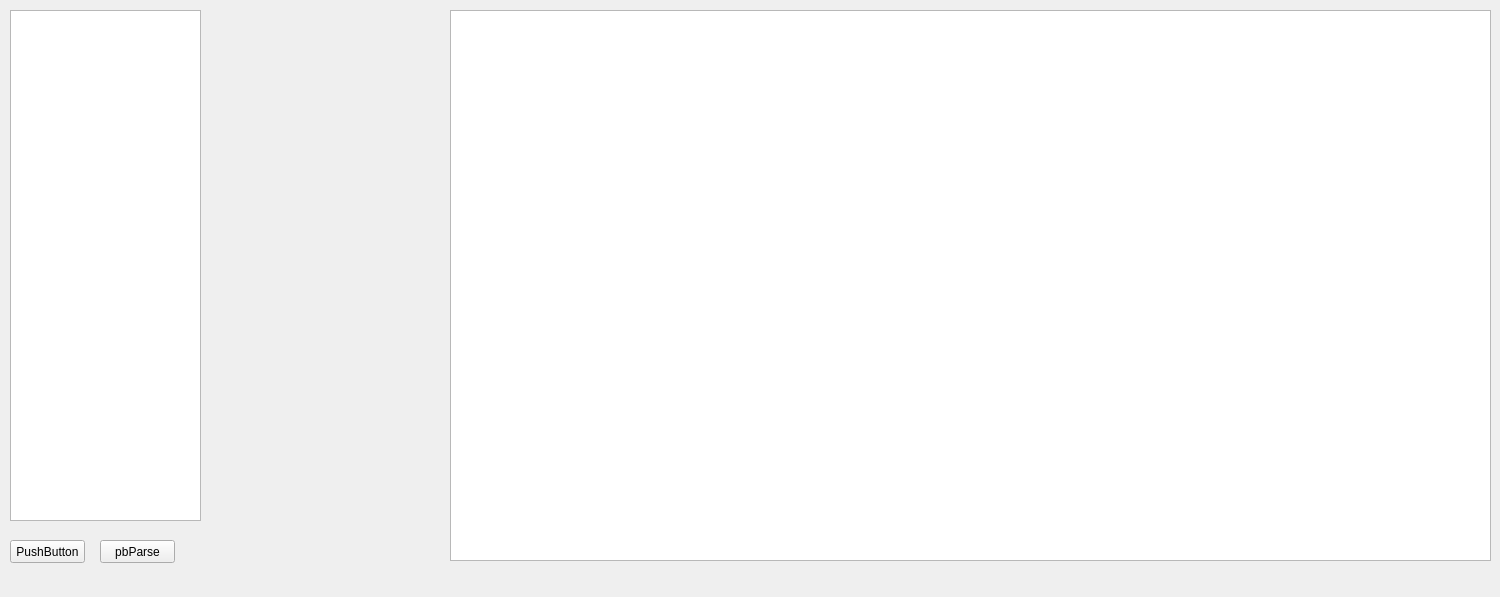
<?xml version="1.0" encoding="UTF-8"?>
<ui version="4.0">
 <class>MainWindow</class>
 <widget class="QMainWindow" name="MainWindow">
  <property name="geometry">
   <rect>
    <x>0</x>
    <y>0</y>
    <width>1500</width>
    <height>597</height>
   </rect>
  </property>
  <property name="windowTitle">
   <string>MainWindow</string>
  </property>
  <widget class="QWidget" name="centralwidget">
   <widget class="QListWidget" name="listWidget">
    <property name="geometry">
     <rect>
      <x>10</x>
      <y>10</y>
      <width>191</width>
      <height>511</height>
     </rect>
    </property>
   </widget>
   <widget class="QPlainTextEdit" name="plainTextEdit">
    <property name="geometry">
     <rect>
      <x>450</x>
      <y>10</y>
      <width>1041</width>
      <height>551</height>
     </rect>
    </property>
    <property name="font">
     <font>
      <pointsize>12</pointsize>
     </font>
    </property>
    <property name="lineWrapMode">
     <enum>QPlainTextEdit::NoWrap</enum>
    </property>
   </widget>
   <widget class="QWidget" name="verticalLayoutWidget">
    <property name="geometry">
     <rect>
      <x>210</x>
      <y>10</y>
      <width>231</width>
      <height>551</height>
     </rect>
    </property>
    <layout class="QVBoxLayout" name="verticalLayout"/>
   </widget>
   <widget class="QPushButton" name="pushButton">
    <property name="geometry">
     <rect>
      <x>10</x>
      <y>540</y>
      <width>75</width>
      <height>23</height>
     </rect>
    </property>
    <property name="text">
     <string>PushButton</string>
    </property>
   </widget>
   <widget class="QPushButton" name="pbParse">
    <property name="geometry">
     <rect>
      <x>100</x>
      <y>540</y>
      <width>75</width>
      <height>23</height>
     </rect>
    </property>
    <property name="text">
     <string>pbParse</string>
    </property>
   </widget>
  </widget>
  <widget class="QMenuBar" name="menubar">
   <property name="geometry">
    <rect>
     <x>0</x>
     <y>0</y>
     <width>1500</width>
     <height>21</height>
    </rect>
   </property>
  </widget>
 </widget>
 <resources/>
 <connections/>
</ui>
